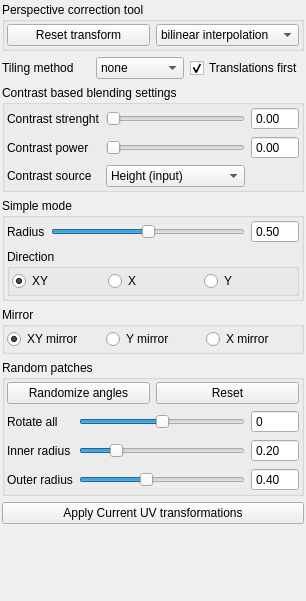
         <widget class="QWidget" name="scrollAreaWidgetContents_8">
          <property name="geometry">
           <rect>
            <x>0</x>
            <y>0</y>
            <width>306</width>
            <height>601</height>
           </rect>
          </property>
          <property name="sizePolicy">
           <sizepolicy hsizetype="Minimum" vsizetype="Preferred">
            <horstretch>0</horstretch>
            <verstretch>0</verstretch>
           </sizepolicy>
          </property>
          <layout class="QVBoxLayout" name="verticalLayout_15">
           <property name="leftMargin">
            <number>2</number>
           </property>
           <property name="topMargin">
            <number>2</number>
           </property>
           <property name="rightMargin">
            <number>2</number>
           </property>
           <property name="bottomMargin">
            <number>2</number>
           </property>
           <item>
            <widget class="QGroupBox" name="PerspectiveTool">
             <property name="title">
              <string>Perspective correction tool</string>
             </property>
             <layout class="QHBoxLayout" name="horizontalLayout_5">
              <property name="leftMargin">
               <number>2</number>
              </property>
              <property name="topMargin">
               <number>2</number>
              </property>
              <property name="rightMargin">
               <number>2</number>
              </property>
              <property name="bottomMargin">
               <number>2</number>
              </property>
              <item>
               <widget class="QPushButton" name="pushButtonResetTransform">
                <property name="text">
                 <string>Reset transform</string>
                </property>
               </widget>
              </item>
              <item>
               <widget class="QComboBox" name="comboBoxPerspectiveTransformMethod">
                <property name="currentIndex">
                 <number>0</number>
                </property>
                <item>
                 <property name="text">
                  <string>bilinear interpolation</string>
                 </property>
                </item>
                <item>
                 <property name="text">
                  <string>linear interpolation</string>
                 </property>
                </item>
               </widget>
              </item>
             </layout>
            </widget>
           </item>
           <item>
            <layout class="QGridLayout" name="gridLayout_7">
             <item row="0" column="1">
              <widget class="QComboBox" name="comboBoxSeamlessMode">
               <item>
                <property name="text">
                 <string>none</string>
                </property>
               </item>
               <item>
                <property name="text">
                 <string>simple</string>
                </property>
               </item>
               <item>
                <property name="text">
                 <string>mirror</string>
                </property>
               </item>
               <item>
                <property name="text">
                 <string>random</string>
                </property>
               </item>
              </widget>
             </item>
             <item row="0" column="0">
              <widget class="QLabel" name="label_20">
               <property name="text">
                <string>Tiling method</string>
               </property>
              </widget>
             </item>
             <item row="0" column="2">
              <widget class="QCheckBox" name="checkBoxUVTranslationsFirst">
               <property name="toolTip">
                <string>&lt;html&gt;&lt;head/&gt;&lt;body&gt;&lt;p&gt;If enabled: UV translations and transformations are performed first before the seamless algorithms. If disabled: UV tranformations are performed after seamless algorithms.&lt;/p&gt;&lt;/body&gt;&lt;/html&gt;</string>
               </property>
               <property name="text">
                <string>Translations first</string>
               </property>
               <property name="checked">
                <bool>true</bool>
               </property>
              </widget>
             </item>
            </layout>
           </item>
           <item>
            <widget class="QGroupBox" name="groupBoxUVContrastSettings">
             <property name="title">
              <string>Contrast based blending settings</string>
             </property>
             <layout class="QVBoxLayout" name="verticalLayout_28">
              <property name="leftMargin">
               <number>2</number>
              </property>
              <property name="topMargin">
               <number>2</number>
              </property>
              <property name="rightMargin">
               <number>2</number>
              </property>
              <property name="bottomMargin">
               <number>2</number>
              </property>
              <item>
               <layout class="QGridLayout" name="gridLayout_15">
                <item row="2" column="2">
                 <widget class="QDoubleSpinBox" name="doubleSpinBoxSeamlessContrastPower">
                  <property name="readOnly">
                   <bool>true</bool>
                  </property>
                  <property name="buttonSymbols">
                   <enum>QAbstractSpinBox::NoButtons</enum>
                  </property>
                 </widget>
                </item>
                <item row="2" column="1">
                 <widget class="QSlider" name="horizontalSliderSeamlessContrastPower">
                  <property name="toolTip">
                   <string>&lt;html&gt;&lt;head/&gt;&lt;body&gt;&lt;p&gt;Another parameter which allows you to control blending weights  between two colors.&lt;/p&gt;&lt;/body&gt;&lt;/html&gt;</string>
                  </property>
                  <property name="orientation">
                   <enum>Qt::Horizontal</enum>
                  </property>
                 </widget>
                </item>
                <item row="1" column="0">
                 <widget class="QLabel" name="labelContrastStrenght">
                  <property name="text">
                   <string>Contrast strenght</string>
                  </property>
                 </widget>
                </item>
                <item row="1" column="1">
                 <widget class="QSlider" name="horizontalSliderSeamlessContrastStrenght">
                  <property name="toolTip">
                   <string>&lt;html&gt;&lt;head/&gt;&lt;body&gt;&lt;p&gt;It corrects the blending equation according to contrast between two mixed colors. When slider is set to &lt;span style=&quot; font-weight:600;&quot;&gt;zero&lt;/span&gt; standard linear interpolation is applied. This tool works best with &lt;span style=&quot; font-weight:600;&quot;&gt;simple tilling&lt;/span&gt; algorithm.&lt;/p&gt;&lt;p&gt;&lt;br/&gt;&lt;/p&gt;&lt;/body&gt;&lt;/html&gt;</string>
                  </property>
                  <property name="maximum">
                   <number>100</number>
                  </property>
                  <property name="orientation">
                   <enum>Qt::Horizontal</enum>
                  </property>
                 </widget>
                </item>
                <item row="2" column="0">
                 <widget class="QLabel" name="labelContrastPower">
                  <property name="text">
                   <string>Contrast power</string>
                  </property>
                 </widget>
                </item>
                <item row="1" column="2">
                 <widget class="QDoubleSpinBox" name="doubleSpinBoxSeamlessContrastStrenght">
                  <property name="readOnly">
                   <bool>true</bool>
                  </property>
                  <property name="buttonSymbols">
                   <enum>QAbstractSpinBox::NoButtons</enum>
                  </property>
                  <property name="maximum">
                   <double>100.000000000000000</double>
                  </property>
                  <property name="singleStep">
                   <double>0.010000000000000</double>
                  </property>
                 </widget>
                </item>
                <item row="3" column="0">
                 <widget class="QLabel" name="label_38">
                  <property name="text">
                   <string>Contrast source</string>
                  </property>
                 </widget>
                </item>
                <item row="3" column="1">
                 <widget class="QComboBox" name="comboBoxSeamlessContrastInputImage">
                  <property name="toolTip">
                   <string>&lt;html&gt;&lt;head/&gt;&lt;body&gt;&lt;p&gt;Choose between to types of images which are taken in order to calculate the contrast parameter. Only input textures (height and diffuse) are supported.&lt;/p&gt;&lt;/body&gt;&lt;/html&gt;</string>
                  </property>
                  <item>
                   <property name="text">
                    <string>Height (input)</string>
                   </property>
                  </item>
                  <item>
                   <property name="text">
                    <string>Diffuse (input)</string>
                   </property>
                  </item>
                 </widget>
                </item>
               </layout>
              </item>
             </layout>
            </widget>
           </item>
           <item>
            <widget class="QGroupBox" name="groupBoxSimpleSeamlessMode">
             <property name="title">
              <string>Simple mode</string>
             </property>
             <layout class="QVBoxLayout" name="verticalLayout_20">
              <property name="leftMargin">
               <number>2</number>
              </property>
              <property name="topMargin">
               <number>2</number>
              </property>
              <property name="rightMargin">
               <number>2</number>
              </property>
              <property name="bottomMargin">
               <number>2</number>
              </property>
              <item>
               <layout class="QGridLayout" name="gridLayout_9">
                <item row="1" column="2">
                 <widget class="QDoubleSpinBox" name="doubleSpinBoxMakeSeamless">
                  <property name="readOnly">
                   <bool>true</bool>
                  </property>
                  <property name="buttonSymbols">
                   <enum>QAbstractSpinBox::NoButtons</enum>
                  </property>
                  <property name="maximum">
                   <double>100.000000000000000</double>
                  </property>
                  <property name="value">
                   <double>0.500000000000000</double>
                  </property>
                 </widget>
                </item>
                <item row="1" column="1">
                 <widget class="QSlider" name="horizontalSliderMakeSeamlessRadius">
                  <property name="toolTip">
                   <string/>
                  </property>
                  <property name="statusTip">
                   <string>Seamless radius</string>
                  </property>
                  <property name="maximum">
                   <number>100</number>
                  </property>
                  <property name="value">
                   <number>50</number>
                  </property>
                  <property name="orientation">
                   <enum>Qt::Horizontal</enum>
                  </property>
                 </widget>
                </item>
                <item row="1" column="0">
                 <widget class="QLabel" name="label_21">
                  <property name="text">
                   <string>Radius</string>
                  </property>
                 </widget>
                </item>
               </layout>
              </item>
              <item>
               <widget class="QGroupBox" name="groupBoxSeamlessSimpleDirection">
                <property name="title">
                 <string>Direction</string>
                </property>
                <layout class="QVBoxLayout" name="verticalLayout_16">
                 <property name="leftMargin">
                  <number>2</number>
                 </property>
                 <property name="topMargin">
                  <number>2</number>
                 </property>
                 <property name="rightMargin">
                  <number>2</number>
                 </property>
                 <property name="bottomMargin">
                  <number>2</number>
                 </property>
                 <item>
                  <layout class="QHBoxLayout" name="horizontalLayout_2">
                   <item>
                    <widget class="QRadioButton" name="radioButtonSeamlessSimpleDirXY">
                     <property name="text">
                      <string>XY</string>
                     </property>
                     <property name="checked">
                      <bool>true</bool>
                     </property>
                    </widget>
                   </item>
                   <item>
                    <widget class="QRadioButton" name="radioButtonSeamlessSimpleDirX">
                     <property name="text">
                      <string>X</string>
                     </property>
                    </widget>
                   </item>
                   <item>
                    <widget class="QRadioButton" name="radioButtonSeamlessSimpleDirY">
                     <property name="text">
                      <string>Y</string>
                     </property>
                    </widget>
                   </item>
                  </layout>
                 </item>
                </layout>
               </widget>
              </item>
             </layout>
            </widget>
           </item>
           <item>
            <widget class="QGroupBox" name="groupBoxMirrorMode">
             <property name="title">
              <string>Mirror </string>
             </property>
             <layout class="QHBoxLayout" name="horizontalLayout">
              <property name="leftMargin">
               <number>2</number>
              </property>
              <property name="topMargin">
               <number>2</number>
              </property>
              <property name="rightMargin">
               <number>2</number>
              </property>
              <property name="bottomMargin">
               <number>2</number>
              </property>
              <item>
               <widget class="QRadioButton" name="radioButtonMirrorModeXY">
                <property name="text">
                 <string>XY mirror</string>
                </property>
                <property name="checked">
                 <bool>true</bool>
                </property>
               </widget>
              </item>
              <item>
               <widget class="QRadioButton" name="radioButtonMirrorModeY">
                <property name="text">
                 <string>Y mirror</string>
                </property>
               </widget>
              </item>
              <item>
               <widget class="QRadioButton" name="radioButtonMirrorModeX">
                <property name="text">
                 <string>X mirror</string>
                </property>
               </widget>
              </item>
             </layout>
            </widget>
           </item>
           <item>
            <widget class="QGroupBox" name="groupBoxRandomPatchesMode">
             <property name="title">
              <string>Random patches</string>
             </property>
             <layout class="QVBoxLayout" name="verticalLayout_21">
              <property name="leftMargin">
               <number>2</number>
              </property>
              <property name="topMargin">
               <number>2</number>
              </property>
              <property name="rightMargin">
               <number>2</number>
              </property>
              <property name="bottomMargin">
               <number>2</number>
              </property>
              <item>
               <layout class="QHBoxLayout" name="horizontalLayout_3">
                <item>
                 <widget class="QPushButton" name="pushButtonRandomPatchesRandomize">
                  <property name="text">
                   <string>Randomize angles</string>
                  </property>
                 </widget>
                </item>
                <item>
                 <widget class="QPushButton" name="pushButtonRandomPatchesReset">
                  <property name="text">
                   <string>Reset</string>
                  </property>
                 </widget>
                </item>
               </layout>
              </item>
              <item>
               <layout class="QGridLayout" name="gridLayout_10">
                <item row="1" column="0">
                 <widget class="QLabel" name="label_24">
                  <property name="text">
                   <string>Rotate all</string>
                  </property>
                 </widget>
                </item>
                <item row="2" column="1">
                 <widget class="QSlider" name="horizontalSliderRandomPatchesInnerRadius">
                  <property name="maximum">
                   <number>100</number>
                  </property>
                  <property name="value">
                   <number>20</number>
                  </property>
                  <property name="orientation">
                   <enum>Qt::Horizontal</enum>
                  </property>
                 </widget>
                </item>
                <item row="1" column="1">
                 <widget class="QSlider" name="horizontalSliderRandomPatchesRotate">
                  <property name="minimum">
                   <number>-180</number>
                  </property>
                  <property name="maximum">
                   <number>180</number>
                  </property>
                  <property name="orientation">
                   <enum>Qt::Horizontal</enum>
                  </property>
                 </widget>
                </item>
                <item row="1" column="2">
                 <widget class="QDoubleSpinBox" name="doubleSpinBoxRandomPatchesAngle">
                  <property name="readOnly">
                   <bool>true</bool>
                  </property>
                  <property name="buttonSymbols">
                   <enum>QAbstractSpinBox::NoButtons</enum>
                  </property>
                  <property name="decimals">
                   <number>0</number>
                  </property>
                  <property name="minimum">
                   <double>-180.000000000000000</double>
                  </property>
                  <property name="maximum">
                   <double>180.000000000000000</double>
                  </property>
                 </widget>
                </item>
                <item row="3" column="1">
                 <widget class="QSlider" name="horizontalSliderRandomPatchesOuterRadius">
                  <property name="maximum">
                   <number>100</number>
                  </property>
                  <property name="value">
                   <number>40</number>
                  </property>
                  <property name="orientation">
                   <enum>Qt::Horizontal</enum>
                  </property>
                 </widget>
                </item>
                <item row="2" column="0">
                 <widget class="QLabel" name="label_25">
                  <property name="text">
                   <string>Inner radius</string>
                  </property>
                 </widget>
                </item>
                <item row="3" column="0">
                 <widget class="QLabel" name="label_26">
                  <property name="text">
                   <string>Outer radius</string>
                  </property>
                 </widget>
                </item>
                <item row="2" column="2">
                 <widget class="QDoubleSpinBox" name="doubleSpinBoxRandomPatchesInnerRadius">
                  <property name="readOnly">
                   <bool>true</bool>
                  </property>
                  <property name="buttonSymbols">
                   <enum>QAbstractSpinBox::NoButtons</enum>
                  </property>
                  <property name="accelerated">
                   <bool>false</bool>
                  </property>
                  <property name="maximum">
                   <double>100.000000000000000</double>
                  </property>
                  <property name="value">
                   <double>0.200000000000000</double>
                  </property>
                 </widget>
                </item>
                <item row="3" column="2">
                 <widget class="QDoubleSpinBox" name="doubleSpinBoxRandomPatchesOuterRadius">
                  <property name="readOnly">
                   <bool>true</bool>
                  </property>
                  <property name="buttonSymbols">
                   <enum>QAbstractSpinBox::NoButtons</enum>
                  </property>
                  <property name="maximum">
                   <double>100.000000000000000</double>
                  </property>
                  <property name="value">
                   <double>0.400000000000000</double>
                  </property>
                 </widget>
                </item>
               </layout>
              </item>
             </layout>
            </widget>
           </item>
           <item>
            <widget class="QPushButton" name="pushButtonApplyUVtransformations">
             <property name="toolTip">
              <string>&lt;html&gt;&lt;head/&gt;&lt;body&gt;&lt;p&gt;Use current diffuse texture and regenerate all the textures based on it. It resets all UV transformations.&lt;/p&gt;&lt;p&gt;&lt;span style=&quot; font-weight:600;&quot;&gt;Note: &lt;/span&gt;It is better to work on images when UVs transformation are &lt;span style=&quot; font-weight:600;&quot;&gt;disabled&lt;/span&gt;. Otherwise processing may lead to some &lt;span style=&quot; font-weight:600;&quot;&gt;bugs&lt;/span&gt; in the images generated by AB. &lt;/p&gt;&lt;/body&gt;&lt;/html&gt;</string>
             </property>
             <property name="statusTip">
              <string/>
             </property>
             <property name="text">
              <string>Apply Current UV transformations</string>
             </property>
            </widget>
           </item>
           <item>
            <spacer name="verticalSpacer_2">
             <property name="orientation">
              <enum>Qt::Vertical</enum>
             </property>
             <property name="sizeHint" stdset="0">
              <size>
               <width>20</width>
               <height>40</height>
              </size>
             </property>
            </spacer>
           </item>
          </layout>
         </widget>
